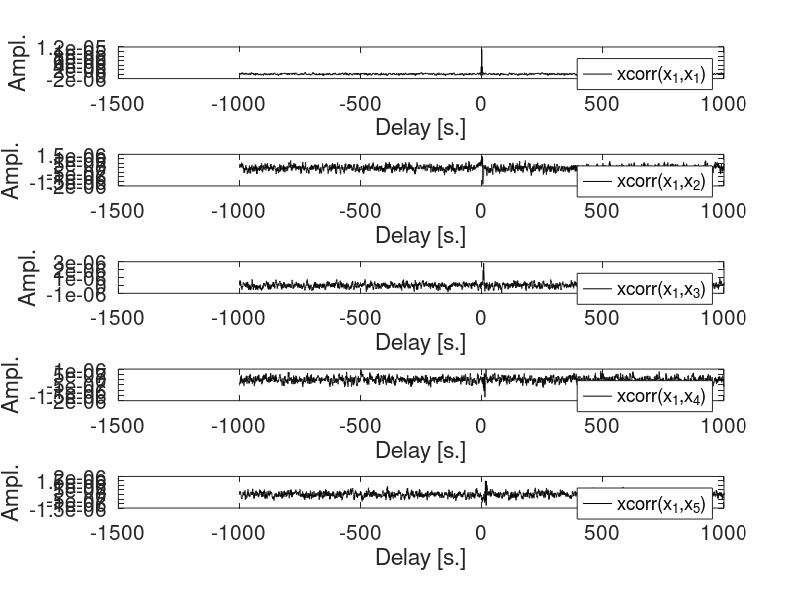
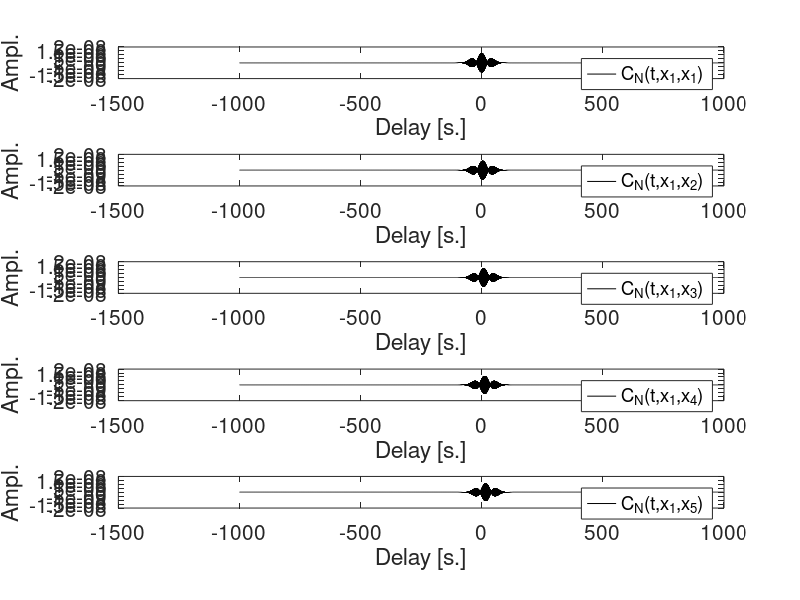

These figures' MATLAB source, in order: (Note: this script raises an error after producing the figures.)
% Script for passiv2
%
%
% Jules Scholler - Mar. 2017

% Reset Matlab
close all
clear

% Parameters
param.nb_receivers=5;           % Number of receivers
param.sigma=[100 50 100];       % Sources std position
param.mu=[0 -200 0];            % Sources mean position
param.N=10;                     % Number of noise sources
param.duration=1000;            % Source signals duration [s.]
param.temporal_sampling=0.05;    % Temporal sampling [s.]
output.F='no';                 % Plot source power-spectrum (= FFT(auto-correlation) by Wiener-Kintchin th.)
output.signals='no';           % Plot 5 (or less) received signals
output.setup='no';             % Plot experimental setup
output.xcorr='yes';             % Plot cross-correlations
output.C_N='yes';               % Plot C_N (cross-correlation expectations)
output.C1='no';               % Plot C1 (cross-correlation expectations)
tic
% Generate receivers coordinates
for i=1:param.nb_receivers
    param.receivers(i,:)=[0 5*(i-1) 0];
    %     param.receivers(i,:)=[0 50*(i-1) 0];
    %         param.receivers(i,:)=[50*(i-3) 100 0];
    C(i,:)=[0 0 1]; % Receivers are blue
end
if strcmp(output.setup,'yes')
    figure(1), hold on, grid on
    scatter3(param.receivers(:,1),param.receivers(:,2),param.receivers(:,3),10,C);
    xlabel 'x'
    ylabel 'y'
    zlabel 'z'
    title 'Experimental setup'
    clear C
end
% Compute and plot sources position
for i=1:param.N
    for j=1:3
        param.sources(i,j)=param.sigma(j)*randn(1)+param.mu(j);
    end
    C(i,:)=[1 0 0]; % Sources are red
end
if strcmp(output.setup,'yes')
    figure(1)
    scatter3(param.sources(:,1),param.sources(:,2),param.sources(:,3),5,C);
    legend('Receivers','Sources')
    clear C
    set(gca,'FontSize',15)
end
tau.ini=toc;
tic
% Compute sationnary random process with Fourier method
h=param.temporal_sampling;
w=(-param.duration:h:param.duration);
n=length(w);
t=(w-min(w))/2;
f=linspace(-1/(2*h),1/(2*h),n);
R=w.^2.*exp(-w.^2);
if strcmp(output.F,'yes')
    figure(2)
    semilogx(w(round((length(w))/2+1):end),R(round((length(w))/2+1):end))
    xlabel '\omega'
    ylabel 'F(\omega)'
    title 'Source Power Spectrum F(w)=w^2e^{-w^2}'
    set(gca,'FontSize',15)
end
W=randn(param.N,n);
filter=fft(fftshift(R));
F=sqrt(filter).*fft(W,n,2); % F^(i,w) = realization of the random process n^(x_i,w)
if strcmp(output.signals,'yes')
    figure(3),hold on
    for i=1:min(5,param.N)
        plot(t,real(ifft(F(i,:))))
        info{i}=sprintf('Source %d',i);
    end
    hold off
end
if strcmp(output.signals,'yes')
    figure(3)
    hold off
    xlabel 'Time [s.]'
    ylabel 'Amplitude'
    title 'Noise signals'
    legend(info)
    clear info
    set(gca,'fontsize',15)
end
tau.random_process=toc;
tic
% Compute response on each receiver
for j=1:param.nb_receivers
    for s=1:param.N
        d=norm(param.receivers(j,:)-param.sources(s,:))/param.duration*n;
        data.r{j}(s,:)=real(ifft(F(s,:).*1/(4*pi*d).*exp(1i*f*pi*h*d)));
        data.G{j}(s,:)=1/(4*pi*d).*exp(1i*f*pi*h*d);
    end
    data.rtot{j}=sum(data.r{j},1);
end
tau.compute_response=toc;
tic
% Compute empirical cross-correlation for Green's function estimation
for j=1:param.nb_receivers
    data.C(j,:)=real(ifftshift(ifft(fft(data.rtot{1}).*fft(fliplr(data.rtot{j})))));
    lags=(-length(data.C(j,:))/2:(length(data.C(j,:))-1)/2)*h;
    if strcmp(output.xcorr,'yes')
        figure(4)
        subplot(param.nb_receivers,1,j)
        plot(lags, data.C(j,:),'k')
        [~,tmp]=max(abs(data.C(j,:)));
        %         xlim([lags(tmp)-100 lags(tmp)+100])
        legend(sprintf('xcorr(x_1,x_%d)',j));
        set(gca,'fontsize',15)
        xlabel('Delay [s.]')
        ylabel('Ampl.')
    end
end
tau.xcorr=toc;
tic
% Compute C_N(t,x_1,x_j) = expectation with respect to emitted signals of cross-correlation
for j=1:param.nb_receivers
    for s = 1 : param.N
        data.C_N{j}(s,:) = real(fftshift(fft(conj(data.G{1}(s,:)).*data.G{j}(s,:).*R)));
    end
    data.C_Ntot(j,:) = sum(data.C_N{j}, 1);
    lags=(-n/2:(n-1)/2)*h;
    if strcmp(output.C_N,'yes')
        figure(5)
        subplot(param.nb_receivers,1,j)
        plot(lags, data.C_Ntot(j,:), 'k')
        legend(sprintf('C_N(t,x_1,x_%d)',j));
        set(gca,'fontsize',15)
        xlabel('Delay [s.]')
        ylabel('Ampl.')
    end
end
tau.C_N=toc;

tic
% Compute C1(t,x_1,x_j) expectation with respect to the distribution of emitted signals 
% and the source positions of cross-correlation
d1 = @(y1, y2, y3) norm(param.receivers(1,:)-[y1, y2, y3])/param.duration*n;
%G1 = @(y1, y2, y3) 1/(4*pi*d1(y1, y2, y3)).*exp(1i*f*pi*h*d1(y1, y2, y3)); %G(w, x_1, y) (n-vector)
%K = @(y1, y2, y3) mvnpdf([y1, y2, y3], param.mu, param.sigma);
K = @(y1, y2, y3) normpdf(y1, param.mu(1), param.sigma(1)) .* normpdf(y2, ...
    param.mu(2), param.sigma(2)) .* normpdf(y3, param.mu(3), param.sigma(3));

for j=1:param.nb_receivers
    d = @(y1, y2, y3) norm(param.receivers(j,:)-[y1, y2, y3])/param.duration*n;
    temp = zeros(1,n);
    for i = 1:n
        G1 = @(y1, y2, y3) 1/(4*pi*d1(y1, y2, y3)).*exp(1i*f(i)*pi*h*d1(y1, y2, y3)); %G(w_i, x_1, y)
        G = @(y1, y2, y3) 1/(4*pi*d(y1, y2, y3)).* exp(1i*f(i)*pi*h*d(y1, y2, y3)); %G(w_i, x_j, y)
        func = @(y1, y2, y3) K(y1, y2, y3) * conj(G1(y1, y2, y3)) .* G(y1, y2, y3);
        temp(i) = integral3(func,-Inf,Inf,-Inf,Inf,-Inf,Inf);
    end
    data.C1(j,:) = real(fftshift(fft(temp.*R)));p

    lags=(-n/2:(n-1)/2)*h;
    if strcmp(output.C1,'yes')
        figure(6)
        subplot(param.nb_receivers,1,j)
        plot(lags, data.C1(j,:), 'k')
        legend(sprintf('C1(t,x_1,x_%d)',j));
        set(gca,'fontsize',15)
        xlabel('Delay [s.]')
        ylabel('Ampl.')
    end
end
tau.C1=toc